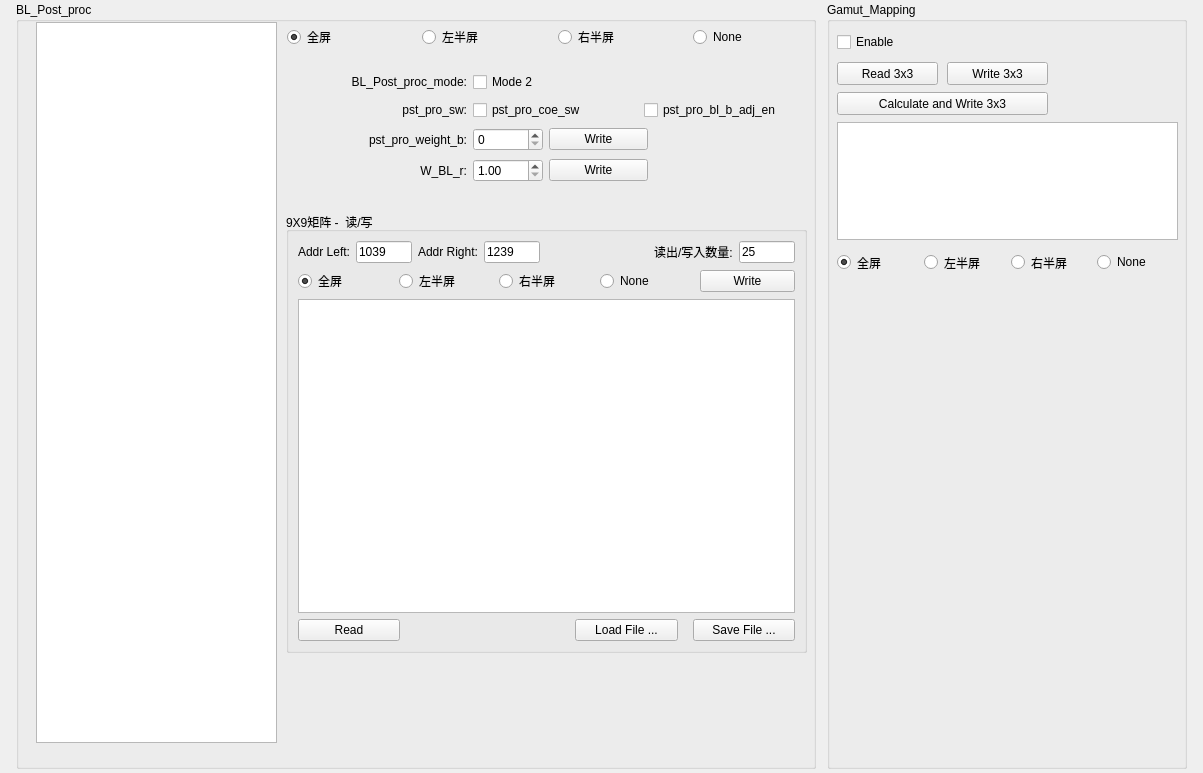
<?xml version="1.0" encoding="UTF-8"?>
<ui version="4.0">
 <class>FrameBLPostProc</class>
 <widget class="QFrame" name="FrameBLPostProc">
  <property name="geometry">
   <rect>
    <x>0</x>
    <y>0</y>
    <width>1203</width>
    <height>773</height>
   </rect>
  </property>
  <property name="windowTitle">
   <string>Frame</string>
  </property>
  <layout class="QHBoxLayout" name="horizontalLayout">
   <property name="topMargin">
    <number>2</number>
   </property>
   <property name="bottomMargin">
    <number>4</number>
   </property>
   <item>
    <widget class="QGroupBox" name="groupBox_1">
     <property name="maximumSize">
      <size>
       <width>800</width>
       <height>16777215</height>
      </size>
     </property>
     <property name="title">
      <string>BL_Post_proc</string>
     </property>
     <widget class="QTableView" name="tableView">
      <property name="geometry">
       <rect>
        <x>20</x>
        <y>20</y>
        <width>241</width>
        <height>721</height>
       </rect>
      </property>
     </widget>
     <widget class="QGroupBox" name="groupBox_2">
      <property name="geometry">
       <rect>
        <x>270</x>
        <y>210</y>
        <width>521</width>
        <height>441</height>
       </rect>
      </property>
      <property name="title">
       <string>9X9矩阵 -  读/写</string>
      </property>
      <layout class="QVBoxLayout" name="verticalLayout_2">
       <item>
        <layout class="QHBoxLayout" name="horizontalLayout_9">
         <item>
          <widget class="QLabel" name="label_3">
           <property name="text">
            <string>Addr Left:</string>
           </property>
          </widget>
         </item>
         <item>
          <widget class="QLineEdit" name="lineEditAddrLeft">
           <property name="text">
            <string>1039</string>
           </property>
          </widget>
         </item>
         <item>
          <widget class="QLabel" name="label_6">
           <property name="text">
            <string>Addr Right:</string>
           </property>
          </widget>
         </item>
         <item>
          <widget class="QLineEdit" name="lineEditAddrRight">
           <property name="text">
            <string>1239</string>
           </property>
          </widget>
         </item>
         <item>
          <spacer name="horizontalSpacer_4">
           <property name="orientation">
            <enum>Qt::Horizontal</enum>
           </property>
           <property name="sizeType">
            <enum>QSizePolicy::Expanding</enum>
           </property>
           <property name="sizeHint" stdset="0">
            <size>
             <width>160</width>
             <height>20</height>
            </size>
           </property>
          </spacer>
         </item>
         <item>
          <widget class="QLabel" name="label_7">
           <property name="text">
            <string>读出/写入数量:</string>
           </property>
          </widget>
         </item>
         <item>
          <widget class="QLineEdit" name="lineEditWriteCount">
           <property name="text">
            <string>25</string>
           </property>
          </widget>
         </item>
        </layout>
       </item>
       <item>
        <layout class="QHBoxLayout" name="horizontalLayout_5">
         <property name="rightMargin">
          <number>0</number>
         </property>
         <item>
          <widget class="QRadioButton" name="radioButtonM1">
           <property name="text">
            <string>全屏</string>
           </property>
           <property name="checked">
            <bool>true</bool>
           </property>
           <attribute name="buttonGroup">
            <string notr="true">buttonGroup1</string>
           </attribute>
          </widget>
         </item>
         <item>
          <widget class="QRadioButton" name="radioButtonM2">
           <property name="text">
            <string>左半屏</string>
           </property>
           <attribute name="buttonGroup">
            <string notr="true">buttonGroup1</string>
           </attribute>
          </widget>
         </item>
         <item>
          <widget class="QRadioButton" name="radioButtonM3">
           <property name="text">
            <string>右半屏</string>
           </property>
           <attribute name="buttonGroup">
            <string notr="true">buttonGroup1</string>
           </attribute>
          </widget>
         </item>
         <item>
          <widget class="QRadioButton" name="radioButtonM4">
           <property name="text">
            <string>None</string>
           </property>
           <attribute name="buttonGroup">
            <string notr="true">buttonGroup1</string>
           </attribute>
          </widget>
         </item>
         <item>
          <widget class="QPushButton" name="pushButtonWriteM">
           <property name="text">
            <string>Write</string>
           </property>
          </widget>
         </item>
        </layout>
       </item>
       <item>
        <widget class="QTableView" name="tableViewGrid"/>
       </item>
       <item>
        <layout class="QHBoxLayout" name="horizontalLayout_7">
         <property name="spacing">
          <number>15</number>
         </property>
         <item>
          <widget class="QPushButton" name="pushButtonRead">
           <property name="text">
            <string>Read</string>
           </property>
          </widget>
         </item>
         <item>
          <spacer name="horizontalSpacer_6">
           <property name="orientation">
            <enum>Qt::Horizontal</enum>
           </property>
           <property name="sizeType">
            <enum>QSizePolicy::Preferred</enum>
           </property>
           <property name="sizeHint" stdset="0">
            <size>
             <width>160</width>
             <height>20</height>
            </size>
           </property>
          </spacer>
         </item>
         <item>
          <widget class="QPushButton" name="pushButtonLoad">
           <property name="text">
            <string>Load File ...</string>
           </property>
          </widget>
         </item>
         <item>
          <widget class="QPushButton" name="pushButtonSave">
           <property name="text">
            <string>Save File ...</string>
           </property>
          </widget>
         </item>
        </layout>
       </item>
      </layout>
     </widget>
     <widget class="QWidget" name="layoutWidget">
      <property name="geometry">
       <rect>
        <x>271</x>
        <y>21</y>
        <width>521</width>
        <height>161</height>
       </rect>
      </property>
      <layout class="QVBoxLayout" name="verticalLayout">
       <item>
        <layout class="QHBoxLayout" name="horizontalLayout_2">
         <property name="spacing">
          <number>20</number>
         </property>
         <property name="bottomMargin">
          <number>15</number>
         </property>
         <item>
          <widget class="QRadioButton" name="radioButtonE1">
           <property name="text">
            <string>全屏</string>
           </property>
           <property name="checked">
            <bool>true</bool>
           </property>
           <attribute name="buttonGroup">
            <string notr="true">buttonGroup2</string>
           </attribute>
          </widget>
         </item>
         <item>
          <widget class="QRadioButton" name="radioButtonE2">
           <property name="text">
            <string>左半屏</string>
           </property>
           <attribute name="buttonGroup">
            <string notr="true">buttonGroup2</string>
           </attribute>
          </widget>
         </item>
         <item>
          <widget class="QRadioButton" name="radioButtonE3">
           <property name="text">
            <string>右半屏</string>
           </property>
           <attribute name="buttonGroup">
            <string notr="true">buttonGroup2</string>
           </attribute>
          </widget>
         </item>
         <item>
          <widget class="QRadioButton" name="radioButtonE4">
           <property name="text">
            <string>None</string>
           </property>
           <attribute name="buttonGroup">
            <string notr="true">buttonGroup2</string>
           </attribute>
          </widget>
         </item>
        </layout>
       </item>
       <item>
        <layout class="QHBoxLayout" name="horizontalLayout_3">
         <item>
          <widget class="QLabel" name="label_4">
           <property name="minimumSize">
            <size>
             <width>180</width>
             <height>0</height>
            </size>
           </property>
           <property name="maximumSize">
            <size>
             <width>150</width>
             <height>16777215</height>
            </size>
           </property>
           <property name="text">
            <string>BL_Post_proc_mode:</string>
           </property>
           <property name="alignment">
            <set>Qt::AlignRight|Qt::AlignTrailing|Qt::AlignVCenter</set>
           </property>
          </widget>
         </item>
         <item>
          <widget class="QCheckBox" name="checkBoxBLPostProc">
           <property name="text">
            <string>Mode 2</string>
           </property>
          </widget>
         </item>
        </layout>
       </item>
       <item>
        <layout class="QHBoxLayout" name="horizontalLayout_10">
         <item>
          <widget class="QLabel" name="label_5">
           <property name="minimumSize">
            <size>
             <width>180</width>
             <height>0</height>
            </size>
           </property>
           <property name="maximumSize">
            <size>
             <width>150</width>
             <height>16777215</height>
            </size>
           </property>
           <property name="text">
            <string>pst_pro_sw:</string>
           </property>
           <property name="alignment">
            <set>Qt::AlignRight|Qt::AlignTrailing|Qt::AlignVCenter</set>
           </property>
          </widget>
         </item>
         <item>
          <widget class="QCheckBox" name="checkBoxProcoeSW">
           <property name="text">
            <string>pst_pro_coe_sw</string>
           </property>
          </widget>
         </item>
         <item>
          <widget class="QCheckBox" name="checkBoxProBblbadjEn">
           <property name="text">
            <string>pst_pro_bl_b_adj_en</string>
           </property>
          </widget>
         </item>
        </layout>
       </item>
       <item>
        <layout class="QHBoxLayout" name="horizontalLayout_6">
         <item>
          <widget class="QLabel" name="label_2">
           <property name="minimumSize">
            <size>
             <width>180</width>
             <height>0</height>
            </size>
           </property>
           <property name="maximumSize">
            <size>
             <width>150</width>
             <height>16777215</height>
            </size>
           </property>
           <property name="text">
            <string>pst_pro_weight_b:</string>
           </property>
           <property name="alignment">
            <set>Qt::AlignRight|Qt::AlignTrailing|Qt::AlignVCenter</set>
           </property>
          </widget>
         </item>
         <item>
          <widget class="QSpinBox" name="spinBoxWB">
           <property name="minimumSize">
            <size>
             <width>70</width>
             <height>0</height>
            </size>
           </property>
           <property name="maximumSize">
            <size>
             <width>60</width>
             <height>16777215</height>
            </size>
           </property>
           <property name="maximum">
            <number>4095</number>
           </property>
          </widget>
         </item>
         <item>
          <widget class="QPushButton" name="pushButtonWriteWB">
           <property name="text">
            <string>Write</string>
           </property>
          </widget>
         </item>
         <item>
          <spacer name="horizontalSpacer_5">
           <property name="orientation">
            <enum>Qt::Horizontal</enum>
           </property>
           <property name="sizeType">
            <enum>QSizePolicy::Fixed</enum>
           </property>
           <property name="sizeHint" stdset="0">
            <size>
             <width>160</width>
             <height>20</height>
            </size>
           </property>
          </spacer>
         </item>
        </layout>
       </item>
       <item>
        <layout class="QHBoxLayout" name="horizontalLayout_4">
         <item>
          <widget class="QLabel" name="label">
           <property name="minimumSize">
            <size>
             <width>180</width>
             <height>0</height>
            </size>
           </property>
           <property name="maximumSize">
            <size>
             <width>150</width>
             <height>16777215</height>
            </size>
           </property>
           <property name="text">
            <string>W_BL_r:</string>
           </property>
           <property name="alignment">
            <set>Qt::AlignRight|Qt::AlignTrailing|Qt::AlignVCenter</set>
           </property>
          </widget>
         </item>
         <item>
          <widget class="QDoubleSpinBox" name="doubleSpinBox">
           <property name="minimumSize">
            <size>
             <width>70</width>
             <height>0</height>
            </size>
           </property>
           <property name="maximumSize">
            <size>
             <width>60</width>
             <height>16777215</height>
            </size>
           </property>
           <property name="minimum">
            <double>1.000000000000000</double>
           </property>
           <property name="maximum">
            <double>5.000000000000000</double>
           </property>
           <property name="singleStep">
            <double>0.100000000000000</double>
           </property>
          </widget>
         </item>
         <item>
          <widget class="QPushButton" name="pushButtonWriteWBL">
           <property name="text">
            <string>Write</string>
           </property>
          </widget>
         </item>
         <item>
          <spacer name="horizontalSpacer_3">
           <property name="orientation">
            <enum>Qt::Horizontal</enum>
           </property>
           <property name="sizeType">
            <enum>QSizePolicy::Fixed</enum>
           </property>
           <property name="sizeHint" stdset="0">
            <size>
             <width>160</width>
             <height>20</height>
            </size>
           </property>
          </spacer>
         </item>
        </layout>
       </item>
      </layout>
     </widget>
    </widget>
   </item>
   <item>
    <widget class="QGroupBox" name="groupBox">
     <property name="minimumSize">
      <size>
       <width>360</width>
       <height>0</height>
      </size>
     </property>
     <property name="maximumSize">
      <size>
       <width>300</width>
       <height>16777215</height>
      </size>
     </property>
     <property name="title">
      <string>Gamut_Mapping</string>
     </property>
     <widget class="QCheckBox" name="checkBoxGMEnable">
      <property name="geometry">
       <rect>
        <x>10</x>
        <y>30</y>
        <width>101</width>
        <height>20</height>
       </rect>
      </property>
      <property name="text">
       <string>Enable</string>
      </property>
     </widget>
     <widget class="QTableView" name="tableViewGM">
      <property name="geometry">
       <rect>
        <x>10</x>
        <y>120</y>
        <width>341</width>
        <height>118</height>
       </rect>
      </property>
      <property name="focusPolicy">
       <enum>Qt::NoFocus</enum>
      </property>
      <property name="selectionMode">
       <enum>QAbstractItemView::SingleSelection</enum>
      </property>
      <attribute name="horizontalHeaderHighlightSections">
       <bool>false</bool>
      </attribute>
      <attribute name="verticalHeaderHighlightSections">
       <bool>false</bool>
      </attribute>
     </widget>
     <widget class="QPushButton" name="pushButtonReadGM">
      <property name="geometry">
       <rect>
        <x>10</x>
        <y>60</y>
        <width>101</width>
        <height>23</height>
       </rect>
      </property>
      <property name="text">
       <string>Read 3x3</string>
      </property>
     </widget>
     <widget class="QPushButton" name="pushButtonWriteGM">
      <property name="geometry">
       <rect>
        <x>120</x>
        <y>60</y>
        <width>101</width>
        <height>23</height>
       </rect>
      </property>
      <property name="text">
       <string>Write 3x3</string>
      </property>
     </widget>
     <widget class="QPushButton" name="pushButtonWriteGMEn">
      <property name="geometry">
       <rect>
        <x>10</x>
        <y>90</y>
        <width>211</width>
        <height>23</height>
       </rect>
      </property>
      <property name="text">
       <string>Calculate and Write 3x3</string>
      </property>
     </widget>
     <widget class="QWidget" name="layoutWidget">
      <property name="geometry">
       <rect>
        <x>10</x>
        <y>250</y>
        <width>341</width>
        <height>21</height>
       </rect>
      </property>
      <layout class="QHBoxLayout" name="horizontalLayout_8">
       <item>
        <widget class="QRadioButton" name="radioButtonGM1">
         <property name="text">
          <string>全屏</string>
         </property>
         <property name="checked">
          <bool>true</bool>
         </property>
         <attribute name="buttonGroup">
          <string notr="true">buttonGroup3</string>
         </attribute>
        </widget>
       </item>
       <item>
        <widget class="QRadioButton" name="radioButtonGM2">
         <property name="text">
          <string>左半屏</string>
         </property>
         <attribute name="buttonGroup">
          <string notr="true">buttonGroup3</string>
         </attribute>
        </widget>
       </item>
       <item>
        <widget class="QRadioButton" name="radioButtonGM3">
         <property name="text">
          <string>右半屏</string>
         </property>
         <attribute name="buttonGroup">
          <string notr="true">buttonGroup3</string>
         </attribute>
        </widget>
       </item>
       <item>
        <widget class="QRadioButton" name="radioButtonGM4">
         <property name="text">
          <string>None</string>
         </property>
         <attribute name="buttonGroup">
          <string notr="true">buttonGroup3</string>
         </attribute>
        </widget>
       </item>
      </layout>
     </widget>
    </widget>
   </item>
  </layout>
 </widget>
 <resources/>
 <connections/>
 <buttongroups>
  <buttongroup name="buttonGroup2"/>
  <buttongroup name="buttonGroup1"/>
  <buttongroup name="buttonGroup3"/>
 </buttongroups>
</ui>
